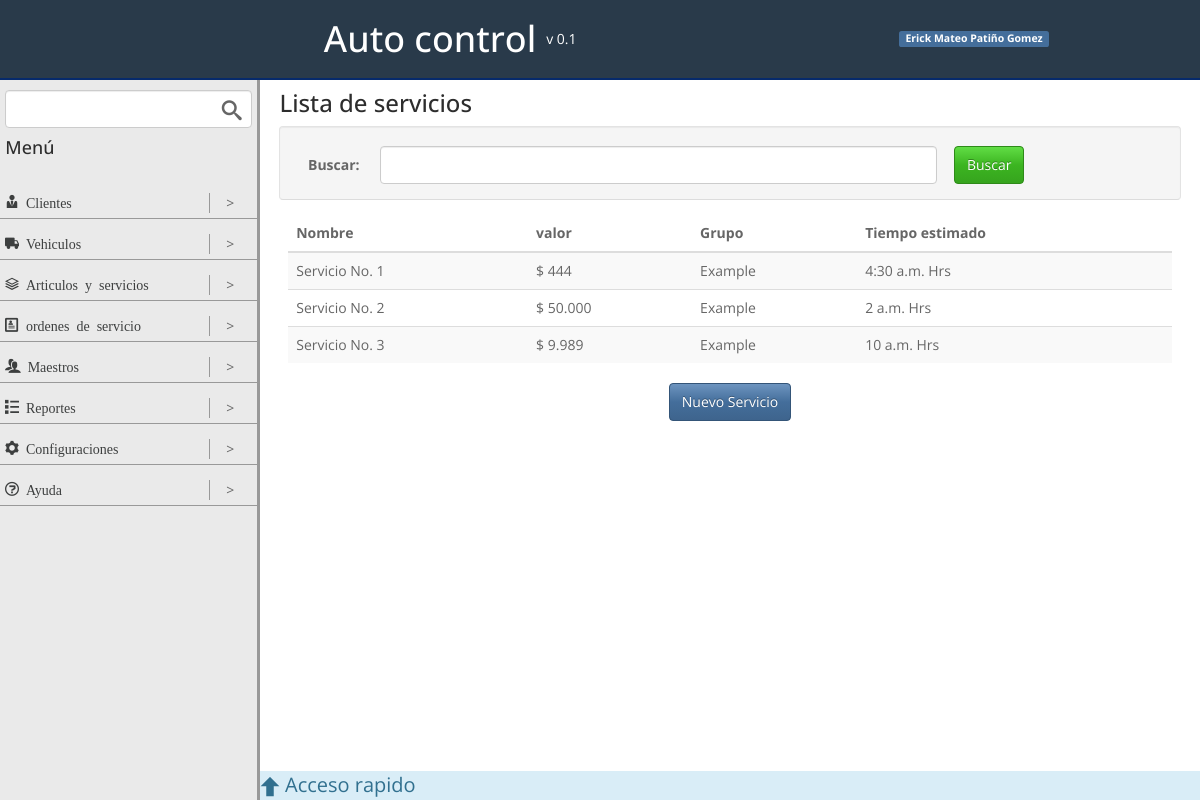
The app's page /servicios/, older data.
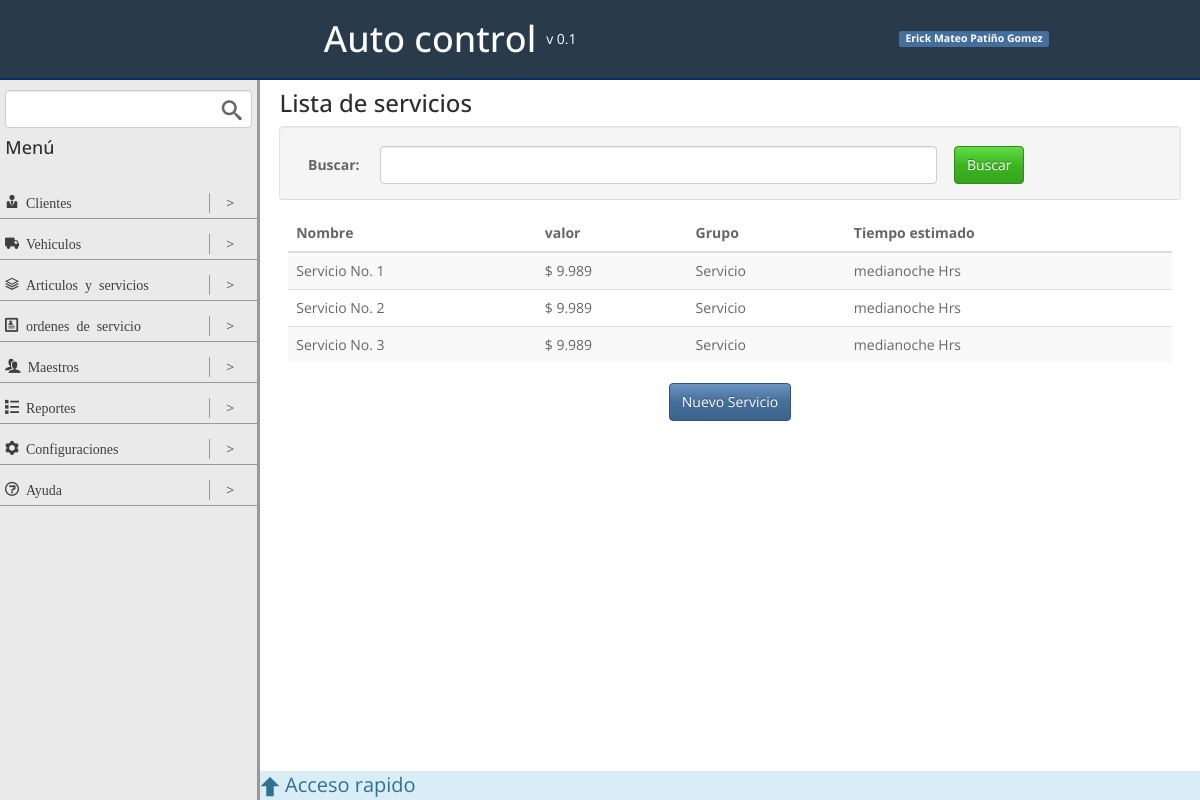
The same page, newer data.
### articulos_servicios/models.py (models this page shows, shortened)
class servicioModel(models.Model):
	nombre = models.CharField(max_length=100)
	valor =  models.PositiveIntegerField()
	servicio = models.BooleanField(default = True)
	grupo = models.ForeignKey(grupoServicioModel)
	time = models.TimeField(default = '0:00:00')

class grupoServicioModel(models.Model):
	nombre = models.CharField(max_length=50)
	def __str__(self):
		return u'%s' % (self.nombre)

### articulos_servicios/views.py (the view)
# urls.py: url(r'^servicios/$', listServicioView.as_view(), name = 'list_servicio'),
class listServicioView(ListView):
	template_name = 'list_servicio.html'
	model = servicioModel
	context_object_name = 'servicios'
	paginate_by = 10

### articulos_servicios/templates/list_servicio.html (shortened to what this page needs)
{% extends "base.html" %}
{% load humanize %}
{% block contentViewTitle %}
	<h3>Lista de servicios</h3>
{% endblock contentViewTitle %}
{% block content %}
	<div class="row well actions-top middle">
		<div class="col-1">
			<label for="">Buscar:</label>
		</div>
		<div class="col-8">
			<input type="text" class="form-control" placeholder="">
		</div>
		<div class="col-3">
			<input type="submit" class="btn btn-success" value="Buscar">
		</div>
	</div>
	<table class="table table-striped table-hover ">
		<thead>
			<tr>
				<th>Nombre</th>
				<th>valor</th>
				<th>Grupo</th>
				<th>Tiempo estimado</th>
			</tr>
		</thead>
		<tbody>
			{% for servicio in servicios %}
				<tr>
					<td>{{ servicio.nombre }}</td>
					<td>$ {{ servicio.valor | intcomma}}</td>
					<td>{{ servicio.grupo }}</td>
					<td>{{ servicio.time }} Hrs</td>
				</tr>
			{% endfor %}
		</tbody>
	</table>
	<div class="row center">
		<a class="btn btn-primary" href="{% url 'create_servicio' %}">Nuevo Servicio</a>
	</div>
{% endblock content %}

Row changes from the older to the newer data that the page shows:
changed servicioModel "Servicio No. 1": valor "444" → "9.989"; grupo "Example" → "Servicio"; time "4:30 a.m." → "medianoche"
changed servicioModel "Servicio No. 2": valor "50.000" → "9.989"; grupo "Example" → "Servicio"; time "2 a.m." → "medianoche"
changed servicioModel "Servicio No. 3": grupo "Example" → "Servicio"; time "10 a.m." → "medianoche"
